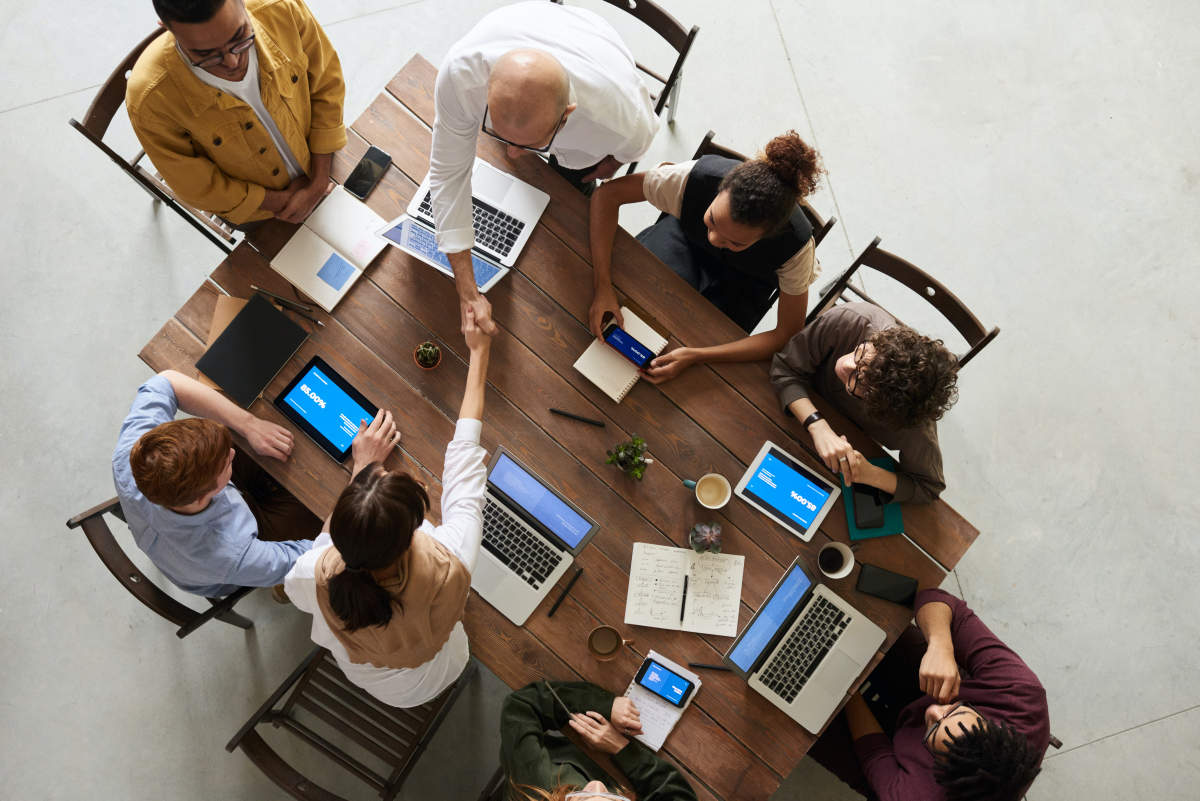
#> input picture Harshwardhan/Business Idea/images/about-1.jpg, 6000 x 4004 px (shown at 1/5 size)
$ python ASCII_Art_Generator.py
#> lines starting #> are read from the running program, lines starting #| are printed output that depends on the picture
#> the answer given: ../Harshwardhan/Business Idea/images/about-1.jpg
#> the answer given: 100
#> in main, image is the input picture: PIL image 6000x4004 RGB; mean R, G, B 144.4, 135.4, 126.3
# Pillow library
import PIL.Image

# 256 is divided into 11 equal parts forming a group of 25 each. Now intensities lying in
# each group will be replaced by a specific character. (0-25) with @
ASCII_CHAR = ["@","#","S","%","?","*","+",";",":",",","."]

# To resize the image taking into consideration the correct ratio of W and H


def resize_img(image, new_width):
#> called with new_width = 100
    width, height = image.size
#> width = 6000; height = 4004
    ratio = height/width
#> ratio = 0.667
    new_height = int((new_width*ratio)/2) # adjustment using trial
#> new_height = 33
    resized_img = image.resize((new_width,new_height))
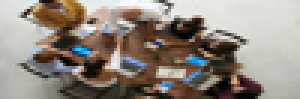
#> resized_img: PIL image 100x33 RGB (shown 3 times larger); mean R, G, B 144.4, 135.4, 126.2
    return resized_img

# To convert image from RGB to Grayscale


def grayify(image):
    grayscale_image = image.convert("L")
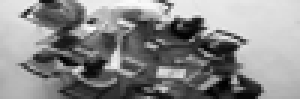
#> grayscale_image: PIL image 100x33 L (shown 3 times larger); min 0, max 255, mean 137
    print(grayscale_image)
#| <PIL.Image.Image image mode=L size=100x33 at 0x7F5E90CBC2D0>
    return grayscale_image

# To assign character to each pixel according to their group in which they lie


def pixel_to_ascii(image):
    pixels = image.getdata()
    characters = "".join([ASCII_CHAR[pixel//25] for pixel in pixels])
    return characters


def main():
    path = input("Enter image Path")
    new_width = int(input("Input required width"))
    try:
        image = PIL.Image.open(path)
    except:
        print("Invalid path")
    new_image_data = pixel_to_ascii(grayify(resize_img(image, new_width)))
    pixel_count = len(new_image_data)
#> pixel_count = 3300
    print(pixel_count)
#| 3300
    ascii_image = "\n".join(new_image_data[i:(i+new_width)] for i in range(0, pixel_count, new_width))

    with open("ascii_image.txt", "w") as f:
        f.write(ascii_image)


main()

$ run again, on Harshwardhan/Business Idea/images/bg1.jpg
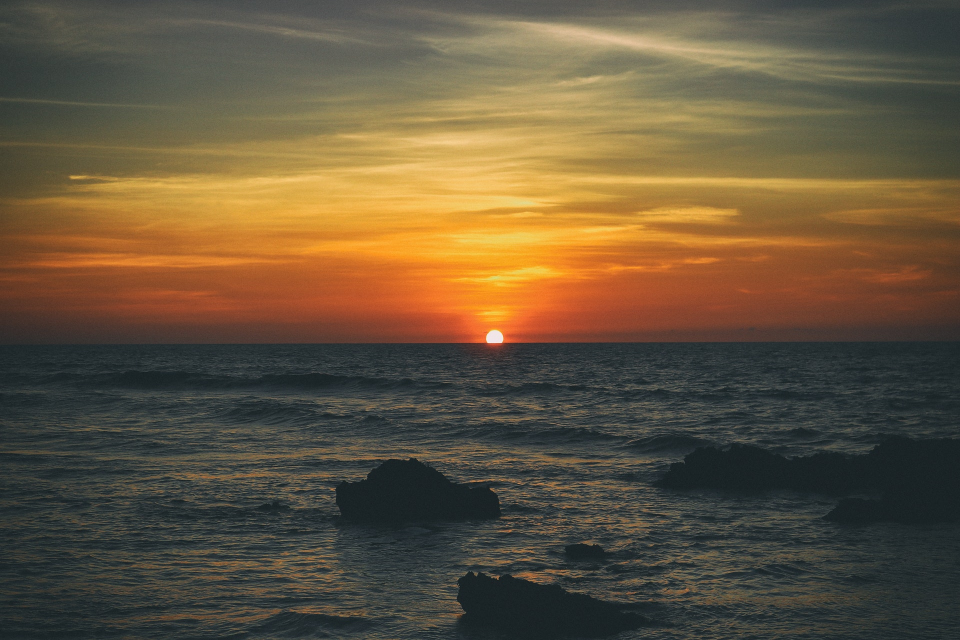
#> input picture Harshwardhan/Business Idea/images/bg1.jpg, 1920 x 1280 px (shown at 1/2 size)
#> in main, image is the input picture: PIL image 1920x1280 RGB; mean R, G, B 100.6, 85, 61.4
#> in resize_img, `resized_img = image.resize((new_width,new_height))`:
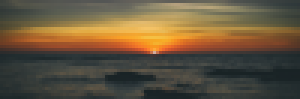
#> resized_img: PIL image 100x33 RGB (shown 3 times larger); mean R, G, B 100.7, 85, 61.4
#> in grayify, `grayscale_image = image.convert("L")`:
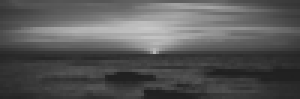
#> grayscale_image: PIL image 100x33 L (shown 3 times larger); min 31, max 199, mean 87
#| <PIL.Image.Image image mode=L size=100x33 at 0x7F5E90CD4D90>
#> pixel_count = 3300
#| 3300

$ run again, on Harshwardhan/Business Idea/images/bg3.jpg
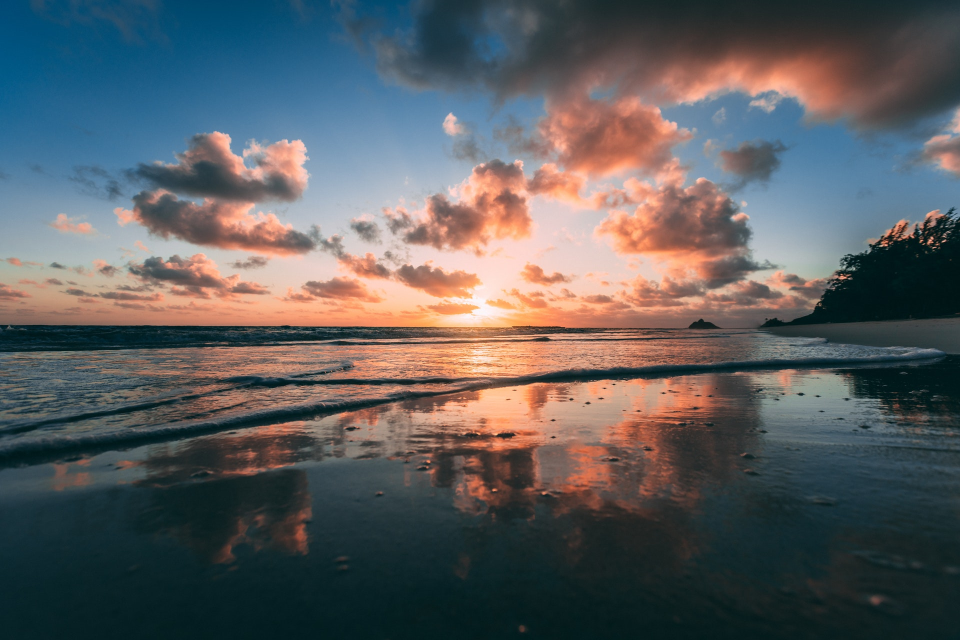
#> input picture Harshwardhan/Business Idea/images/bg3.jpg, 1920 x 1280 px (shown at 1/2 size)
#> in main, image is the input picture: PIL image 1920x1280 RGB; mean R, G, B 91.4, 92.9, 94.7
#> in resize_img, `resized_img = image.resize((new_width,new_height))`:
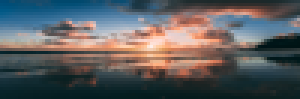
#> resized_img: PIL image 100x33 RGB (shown 3 times larger); mean R, G, B 91.5, 92.9, 94.7
#> in grayify, `grayscale_image = image.convert("L")`:
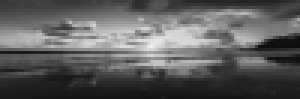
#> grayscale_image: PIL image 100x33 L (shown 3 times larger); min 13, max 242, mean 92.7
#| <PIL.Image.Image image mode=L size=100x33 at 0x7F5E90CED290>
#> pixel_count = 3300
#| 3300
